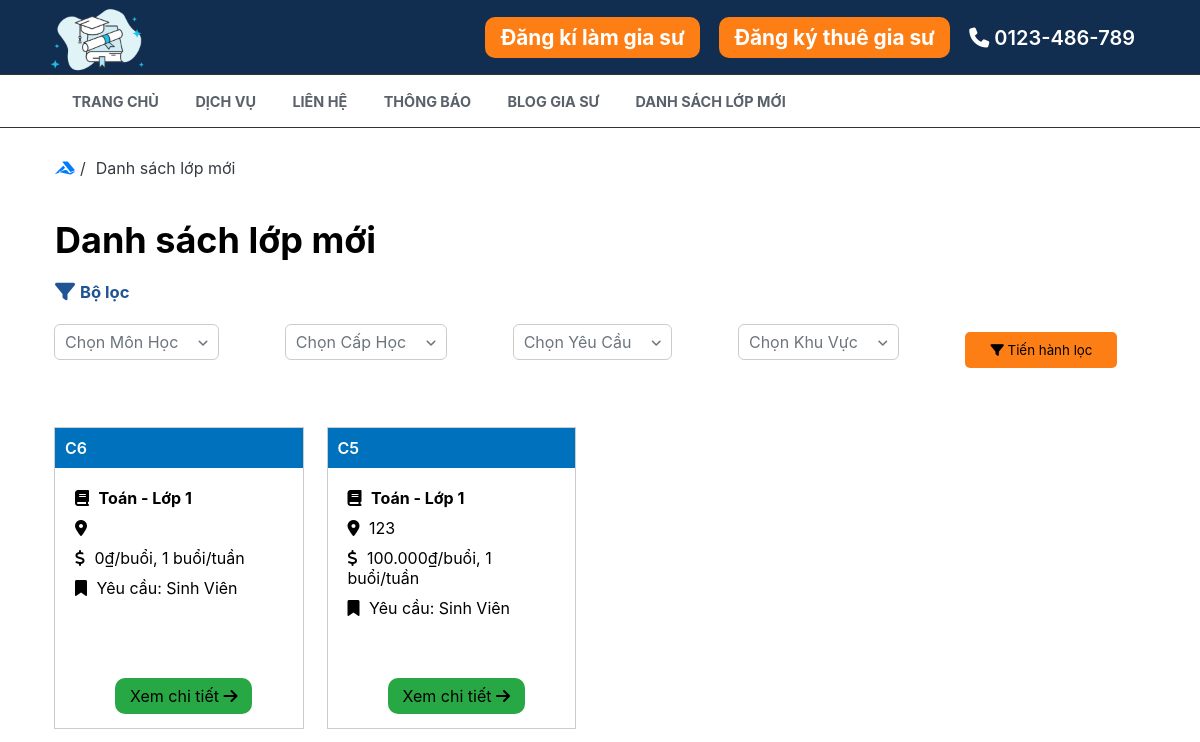
The app's page /extra_class/class_list, older data.
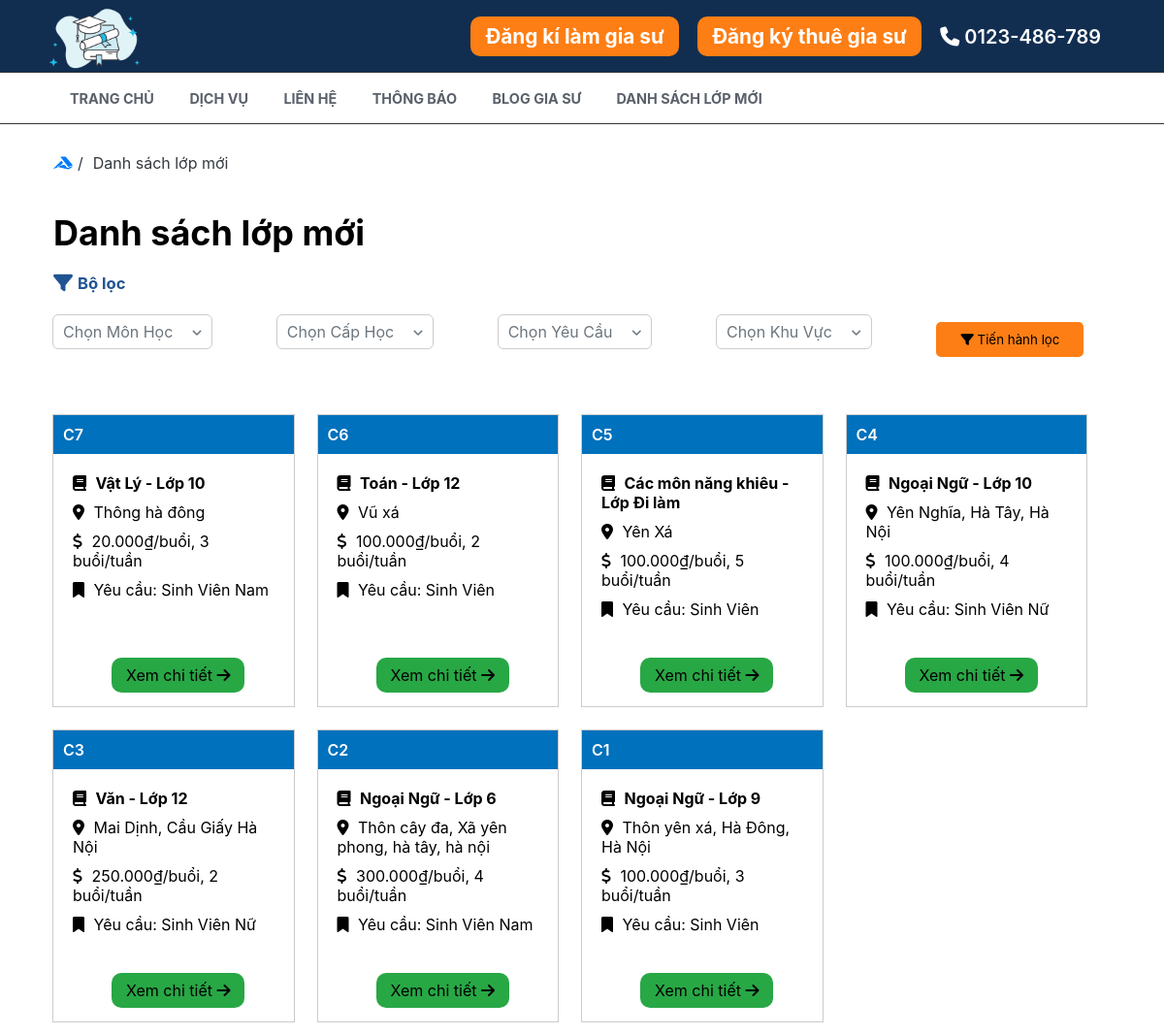
The same page, newer data.
### tables this page shows
CREATE TABLE `post_class` (
  `id` bigint(20) NOT NULL,
  `user_id` bigint(20) NOT NULL,
  `subject_id` tinyint(4) NOT NULL,
  `lever` tinyint(4) NOT NULL,
  `location` varchar(250) NOT NULL,
  `gender` tinyint(1) NOT NULL,
  `day_in_week` int(11) NOT NULL,
  `description` text NOT NULL,
  `price` int(11) NOT NULL,
  `created_at` timestamp NOT NULL DEFAULT CURRENT_TIMESTAMP,
  `status` tinyint(1) NOT NULL DEFAULT '1'
);

CREATE TABLE `subject` (
  `id` tinyint(4) NOT NULL,
  `name` varchar(50) NOT NULL
);

### src/core/Controllers.php (called while the page is built, shortened)
<?php
    class Controllers{
        protected function view($template,$view,$name_page,$data=[]){
            $actual_link = $this->getUrl();
            require_once "./src/views/template/". $template .".php";
        }
        protected function getUrl(){
            if ("$_SERVER[HTTP_HOST]" == "localhost"){
                return "/trung-tam-gia-su";
            }
            return "http://$_SERVER[HTTP_HOST]";
        }
    }
?>

### src/controllers/extra_class.php (called while the page is built, shortened)
<?php
class extra_class extends Controllers{
    public function class_list(){
        $model      = $this->model("postClassModels");
        $newClass   = $model->selectValues();
        $model      = $this->model("subjectModels");
        $subject    = $model->getAllValues();
        $this->view("tutor","tutor/newClassList","Danh sách lớp",[$newClass, $subject]);
    }
}

### src/core/App.php (called while the page is built, shortened)
<?php
class App{
    private $url = [];
    private $controller = "home";
    private $action = "read";
    function __construct() {
        $this->route = $this->url?array_values($this->url):[];
        call_user_func([$this->controller, $this->action], $this->route);
    }
    public function ConvertUrl(){
        if(isset($_GET['url'])){
            $this->url = explode("/", trim($_GET['url']));
        }
    }
    public function getController(){
        if (isset($this->url[0])){
            if (file_exists("./src/controllers/". strtolower($this->url[0]) .".php")){
                $this->controller = strtolower($this->url[0]);
            }else{
                $this->controller = "home";
            }
        }
        $this->controller = new $this->controller;
    }
    public function getAction(){
        if (isset($this->url[1])){
            if (method_exists($this->controller, strtolower($this->url[1]))){
                $this->action = strtolower($this->url[1]);
            }else{
                $this->action = "errors";
            }
        }
    }
}
?>

### index.php (called while the page is built, shortened)
<?php
    $app = new App();
?>

### src/core/ConnectDB.php (called while the page is built, shortened)
<?php
    class ConnectDB{
        private $hostname = 'localhost';
        private $user = 'root';
        private $password = '';
        private $nameDB = 'web_gia_su';
        function __construct(){
            $this->connection = mysqli_connect("$this->hostname","$this->user","$this->password","$this->nameDB");
        }
    }
?>

### src/models/postClassModels.php (called while the page is built, shortened)
<?php
class postClassModels extends ConnectDB{
    function selectValues(){
        $sql = "SELECT `post_class`.*, `subject`.`name` FROM `post_class` INNER JOIN `subject` ON `post_class`.`subject_id` = `subject`.`id` ORDER BY `post_class`.`created_at` DESC";
        $subJect = mysqli_query($this->connection,$sql);
        return $subJect;
    }
}

### src/views/content/tutor/newClassList.php (the view, shortened to what this page needs)
<link rel="stylesheet" href="<?php echo $actual_link ?>/public/css/class_list.css">
<section class="container-main">
        <div class="container">
            <nav>
                <ol class="my-home">
                    <li class="breadcumb-item">
                        <a href="<?php echo $actual_link?>/home/read"><i class="fa-brands fa-accusoft"></i></a>
                    </li>
                    <span>/</span>
                    <li class="breadcumb-item">
                        <span>Danh sách lớp mới</span>
                    </li>
                </ol>
            </nav>
        </div>
        <div class="head-text">
            <div class="text-heading">
                <h1>Danh sách lớp mới</h1>
            </div>
        </div>
        <div class="filter">
            <div class="title">
                <i class="fa-solid fa-filter"></i>
                <h5>Bộ lọc</h5>
            </div>
            <form class="filter-group" method="post" action="<?php echo $actual_link?>/extra_class/find_class">
                <li class="filter-item">
                    <span class="item-text-head">Chọn môn học <i class="fa-solid fa-angle-down"></i></span>
                </li>
                <li class="filter-item">
                    <span class="item-text-head">Chọn cấp học <i class="fa-solid fa-angle-down"></i></span>
                </li>
                <li class="filter-item">
                    <span class="item-text-head">Chọn yêu cầu <i class="fa-solid fa-angle-down"></i></span>
                </li>
                <li class="filter-item">
                    <span class="item-text-head">Chọn khu vực <i class="fa-solid fa-angle-down"></i></span>
                </li>
                <li class="filter-btn">
                    <button type="submit">
                        <i class="fa-solid fa-filter"></i>
                        <span>Tiến hành lọc</span>
                    </button>
                </li>
            </form>
        </div>
        <div class="class-group">
            <?php foreach ($data[0] as $newClass) { ?>
                <div class="class-item-box">
                    <div class="class-code">C<?php echo $newClass['id']?></div>
                    <div class="container-class">
                        <p class="class-grade">
                            <i class="fa-solid fa-book"></i>
                            <b><?php echo $newClass['name']?> - Lớp
                                <?php if ($newClass['lever'] == 14){
                                    echo "Đi làm";
                                }else if($newClass['lever'] == 13){
                                    echo "Đại học";
                                }else{
                                    echo $newClass['lever'];
                                } ?>
                            </b>
                        </p>
                        <p class="class-location">
                            <i class="fa-solid fa-location-dot"></i>
                            <?php echo $newClass['location']?>
                        </p>
                        <p class="class-fee">
                            <i class="fa-solid fa-dollar-sign"></i>
                            <?php echo number_format($newClass['price'], 0, '', '.')?>₫/buổi,
                            <?php echo $newClass['day_in_week']?> buổi/tuần
                        </p>
                        <p class="class-ask">
                            <i class="fa-solid fa-bookmark"></i>
                            Yêu cầu: <?php
                            if ($newClass['gender'] == 0){
                                echo "Sinh Viên";
                            }else if ($newClass['gender'] == 1){
                                echo "Sinh Viên Nam";
                            }else if ($newClass['gender'] == 2){
                                echo "Sinh Viên Nữ";
                            }
                            ?>
                        </p>
                        <a href="<?php echo $actual_link?>/extra_class/view_class/<?php echo $newClass['id']?>" class="class-detail-btn">
                            Xem chi tiết
                            <i class="fa-solid fa-arrow-right"></i>
                        </a>
                    </div>
                </div>
            <?php } ?>
        </div>
    </section>

### src/views/template/tutor.php (shortened to what this page needs)
<!DOCTYPE html>
<html lang="en">
<head>
    <link rel="stylesheet" href="https://unicons.iconscout.com/release/v4.0.0/css/line.css">
    <link rel="stylesheet" href="https://cdnjs.cloudflare.com/ajax/libs/font-awesome/6.1.1/css/all.min.css">
</head>
<body>
    <?php
        require_once "./src/views/partials/header.php";
    ?>
    <?php
        require_once "./src/views/content/$view.php";
    ?>
</body>
</html>

### src/views/partials/header.php (shortened to what this page needs)
<header class="header" id="header">
        <section class="nav-main flex">
            <a href="<?php echo $actual_link ?>/home/read" class="logo"> <img src="<?php echo $actual_link ?>/public/images/default/danh-cho-gia-su-removebg-preview.png" alt=""></a>
            <ul class="btn-home">
                <?php if (isset($_SESSION['lever'])) { ?>
                    <?php if ($_SESSION['lever'] == 1) { ?>
                        <li><a href="<?php echo $actual_link ?>/admin/my_account" class="btn-tutor-blue">Quản lý tài khoản admin</a></li>
                        <li><a href="<?php echo $actual_link ?>/admin/logout" class="btn-tutor-logout">Đăng xuất</a></li>
                    <?php } else { ?>
                        <li><a href="<?php echo $actual_link ?>/tutor/my_account" class="btn-tutor-blue">Quản lý tài khoản gia sư</a></li>
                        <li><a href="<?php echo $actual_link ?>/tutor/logout" class="btn-tutor-logout">Đăng xuất</a></li>
                    <?php } ?>
                <?php }else{ ?>
                    <li><a href="<?php echo $actual_link ?>/tutor/login" class="btn">Đăng kí làm gia sư</a></li>
                    <li><a href="<?php echo $actual_link ?>/home/hire" class="btn">Đăng ký thuê gia sư</a></li>
                <?php } ?>
                <li class="nav-phone">
                    <span><i class="fa-solid fa-phone"></i></span>
                    <a href="#">0123-486-789</a>
                </li>
            </ul>
        </section>
        <section class="flex">
            <nav class="navbar">
                <a href="<?php echo $actual_link ?>/home/read#home">Trang chủ</a>
                <a href="<?php echo $actual_link ?>/home/read#service">Dịch vụ</a>
                <a href="<?php echo $actual_link ?>/home/read#contact">Liên hệ</a>
                <a href="<?php echo $actual_link?>/home/user_blog">Thông báo</a>
                <a href="<?php echo $actual_link?>/home/tutor_blog">Blog gia sư</a>
                <a href="<?php echo $actual_link?>/extra_class/class_list">Danh sách lớp mới</a>
            </nav>
        </section>
    </header>

Row changes from the older to the newer data that the page shows:
added post_class: id "7", subject.name "Vật Lý", lever "10", location "Thông hà đông", price "20.000", day_in_week "3", gender "Sinh Viên Nam"
changed post_class "Toán": lever "1" → "12"; location (not shown) → "Vũ xá"; price "0" → "100.000"; day_in_week "1" → "2"
changed post_class id 5: subject.name "Toán" → "Các môn năng khiêu"; location "123" → "Yên Xá"; day_in_week "1" → "5"; lever "1" → (not shown); now shows "Đi làm"
added post_class: id "4", subject.name "Ngoại Ngữ", lever "10", location "Yên Nghĩa, Hà Tây, Hà Nội", price "100.000", day_in_week "4", gender "Sinh Viên Nữ"
added post_class: id "3", subject.name "Văn", lever "12", location "Mai Dịnh, Cầu Giấy Hà Nội", price "250.000", day_in_week "2", gender "Sinh Viên Nữ"
added post_class: id "2", subject.name "Ngoại Ngữ", lever "6", location "Thôn cây đa, Xã yên phong, hà tây, hà nội", price "300.000", day_in_week "4", gender "Sinh Viên Nam"
added post_class: id "1", subject.name "Ngoại Ngữ", lever "9", location "Thôn yên xá, Hà Đông, Hà Nội", price "100.000", day_in_week "3", gender "Sinh Viên"
